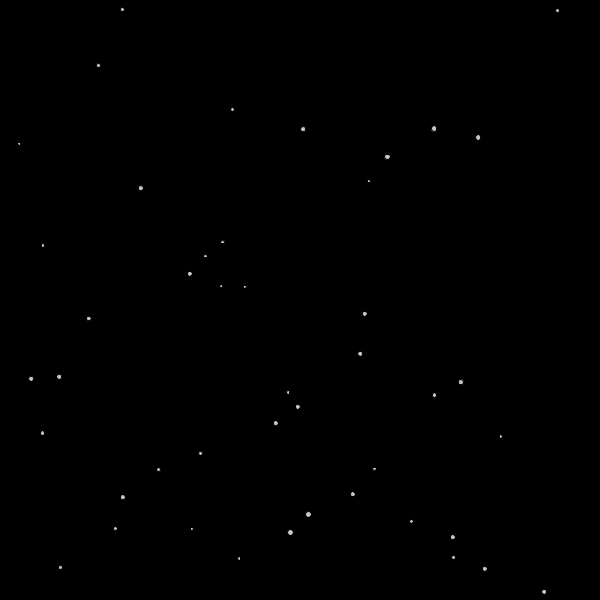
Frame 1 (no input)
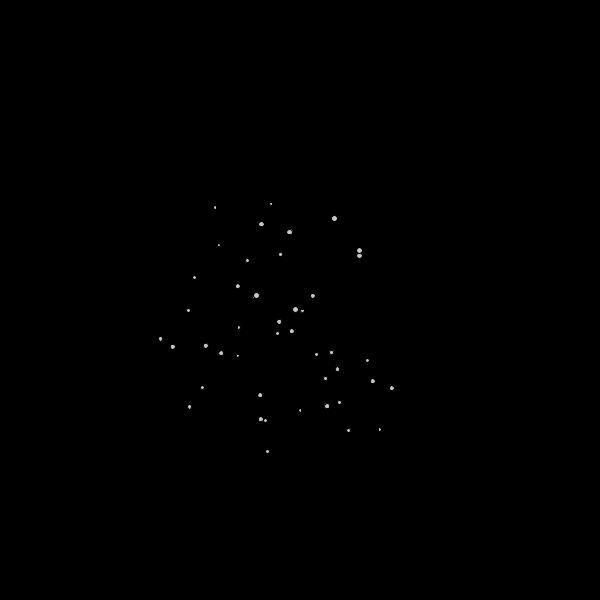
Frame 60 (the mouse pressed at the canvas centre just before this capture)
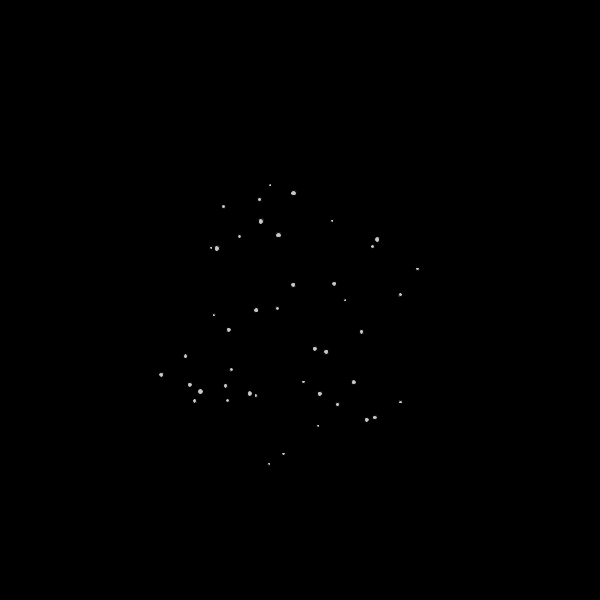
Frame 120 (the mouse held since frame 60 and released just before this capture)

The Processing sketch that drew these frames (run headless with seeded random() and noise(); from frame 60 on, the mouse is pressed at the canvas centre):

// Processing sketch: sketch_04_EverythingAttractsEverything
// ── sketch_04_EverythingAttractsEverything.pde
Mover[] a;
Mover sun;

PVector gravity;

void setup(){
  size(600, 600);
  sun = new Mover(width/2, height/2, 50);
  
  a = new Mover[45];
  for(int i =0; i < a.length; i++){
  float randX = (float) random(0, width);
  float randY = (float) random(0, height);
  a[i] = new Mover(randX, randY, random(1,2));
  a[i].vel.x = random(-1.5, 1.5);
  a[i].vel.y = random(-1.5, 1.5);
  }
  gravity = new PVector(0,0);
  background(0);
  
}

void draw(){
 background(0);
  
  for(int i=0; i< a.length; i++){
    for(int j=0; j<a.length; j++){
      if(i != j){  
        gravity = a[j].attract(a[i]);
        a[i].applyForce(gravity);
      }
    }
  }
    for(int i =0; i < a.length; i++){
    // gravity = sun.attract(a[i]);
     // a[i].applyForce(gravity);
    //  gravity = a[i].attract(sun);
    //  sun.applyForce(gravity);
      
  a[i].update();
  a[i].display();
  }
//  sun.update();
//  sun.display();
  
}
// ── Mover.pde
class Mover{
  PVector loc;
  PVector vel;
  PVector accel;
  
  float mass;
  float volume;

  Mover(float x_, float y_, float mass_){
    loc = new PVector(x_, y_);
    vel = new PVector(0,0);
    accel = new PVector(0, 0);
    mass = mass_;
  }
  
  void update(){
    loc.add(vel);
    vel.add(accel);
    vel.limit(15);
    accel.x=0;
    accel.y=0;
  }
  
  void display(){
    fill(200);
    ellipse(loc.x, loc.y, mass*3,mass*3);
  }
  
  void checkEdges(){
    float c = 0.5;
    if(loc.x < 0){
      vel.x = c* Math.abs(vel.x);
    }
    if(width-mass < loc.x){
      vel.x =-c* Math.abs(vel.x);
    }
    
    if(loc.y < 0){
      vel.y = c*Math.abs(vel.y);
    }
    if(height-mass < loc.y){
      vel.y = -c*Math.abs(vel.y);
    }
  }
  
  void applyForce(PVector force){
    accel.add(PVector.div(force,mass));
  }
  
    void ignoreForce(PVector force){
    accel.sub(PVector.div(force,mass));
  }
  
  PVector attract(Mover m){
    float G = 20;
    float distance = PVector.sub(loc,m.loc).mag();
    distance = constrain(distance, 5, 25);
    PVector r =  PVector.sub(loc,m.loc).normalize();
    
    return r.mult(G*mass*m.mass).div(distance*distance);
  }
}
